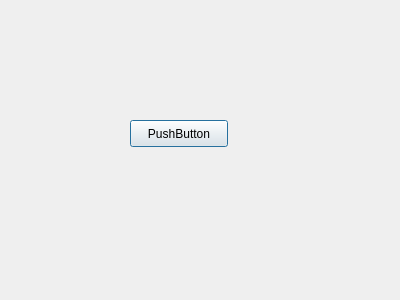
<?xml version="1.0" encoding="UTF-8"?>
<ui version="4.0">
 <class>Dialog</class>
 <widget class="QDialog" name="Dialog">
  <property name="geometry">
   <rect>
    <x>0</x>
    <y>0</y>
    <width>400</width>
    <height>300</height>
   </rect>
  </property>
  <property name="windowTitle">
   <string>Dialog</string>
  </property>
  <widget class="QPushButton" name="pushButton">
   <property name="geometry">
    <rect>
     <x>130</x>
     <y>120</y>
     <width>98</width>
     <height>27</height>
    </rect>
   </property>
   <property name="text">
    <string>PushButton</string>
   </property>
  </widget>
 </widget>
 <resources/>
 <connections/>
</ui>
